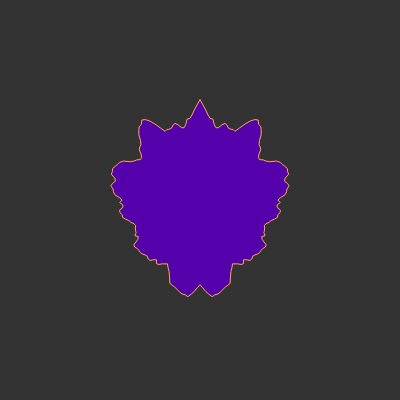
Frame 1 (no input)
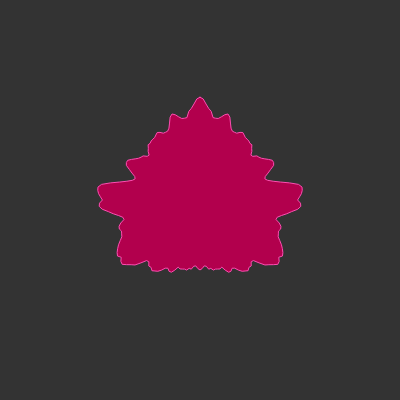
Frame 60 (no input)
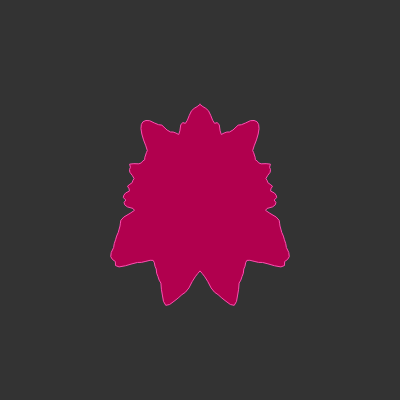
Frame 120 (the mouse pressed at the canvas centre since frame 60)

The p5.js sketch that drew these frames (run headless with seeded random() and noise() and a simulated clock; from frame 60 on, the mouse is pressed at the canvas centre):

// p5.js sketch
// ── sketch.js
var yoff = 0;
function setup() {
	createCanvas(400, 400);
}

function draw() {
	background(51);
	
	translate(width/2, height/2);
	stroke(255, map(noise(yoff), 0, 1, 0, 255), map(noise(yoff), 0, 1, 255, 0), 255);
	fill(map(noise(yoff), 0, 1, 255, 0), 0, map(noise(yoff), 0, 1, 0, 255), 255);
	strokeWeight(1);
	beginShape();

	var da = PI/100;
	var xoff = 0;

	for (var a = -PI/2; a <= PI/2; a += da) {
		var n = noise(xoff, yoff);
		var r = map(n, 0, 1, 50, 125)
		var x = r * cos(a);
		var y = r * sin(a);
		xoff += 0.1;
		vertex(x,y);
	}
	
	for (var a = PI/2; a <= 3*PI/2; a += da) {
		var n = noise(xoff, yoff);
		var r = map(n, 0, 1, 50, 125)
		var x = r * cos(a);
		var y = r * sin(a);
		xoff -= 0.1;
		vertex(x,y);
	}
	endShape();
	yoff += 0.05;
}
